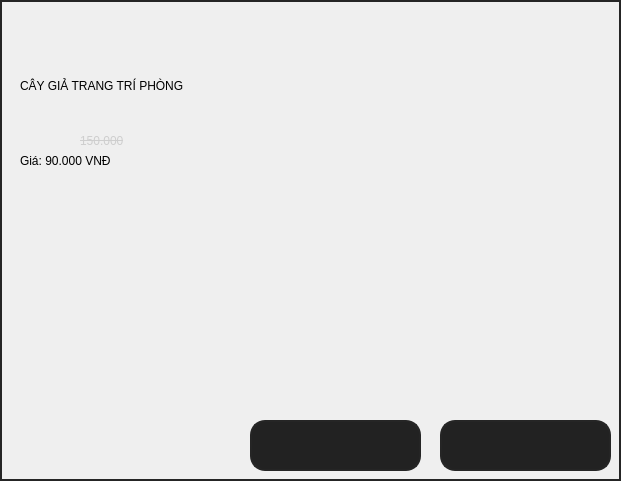
           <widget class="QWidget" name="widget_40" native="true">
            <property name="geometry">
             <rect>
              <x>570</x>
              <y>0</y>
              <width>621</width>
              <height>481</height>
             </rect>
            </property>
            <property name="styleSheet">
             <string notr="true">border: 2px solid rgb(37, 37, 37);
color: black;
font: 75 16pt &quot;MS Shell Dlg 2&quot;;</string>
            </property>
            <widget class="QLabel" name="label_34">
             <property name="geometry">
              <rect>
               <x>20</x>
               <y>30</y>
               <width>441</width>
               <height>111</height>
              </rect>
             </property>
             <property name="styleSheet">
              <string notr="true">border: 0;
background-color: 0</string>
             </property>
             <property name="text">
              <string>CÂY GIẢ TRANG TRÍ PHÒNG </string>
             </property>
            </widget>
            <widget class="QLabel" name="label_35">
             <property name="geometry">
              <rect>
               <x>20</x>
               <y>150</y>
               <width>441</width>
               <height>21</height>
              </rect>
             </property>
             <property name="styleSheet">
              <string notr="true">border: 0;
background-color: 0</string>
             </property>
             <property name="text">
              <string>Giá: 90.000 VNĐ</string>
             </property>
            </widget>
            <widget class="QLabel" name="label_36">
             <property name="geometry">
              <rect>
               <x>80</x>
               <y>130</y>
               <width>161</width>
               <height>21</height>
              </rect>
             </property>
             <property name="styleSheet">
              <string notr="true">border: 0;
background-color: 0;
text-decoration: line-through;
font: 75 12pt &quot;MS Shell Dlg 2&quot;;
color: rgb(206, 206, 206);</string>
             </property>
             <property name="text">
              <string>150.000</string>
             </property>
            </widget>
            <widget class="QPushButton" name="bt_adddecal">
             <property name="geometry">
              <rect>
               <x>250</x>
               <y>420</y>
               <width>171</width>
               <height>51</height>
              </rect>
             </property>
             <property name="styleSheet">
              <string notr="true">background-color: rgb(34, 34, 34);
border-radius: 15px</string>
             </property>
             <property name="text">
              <string/>
             </property>
             <property name="icon">
              <iconset>
               <normaloff>But_img/add.png</normaloff>But_img/add.png</iconset>
             </property>
             <property name="iconSize">
              <size>
               <width>400</width>
               <height>400</height>
              </size>
             </property>
            </widget>
            <widget class="QPushButton" name="bt_buydecal">
             <property name="geometry">
              <rect>
               <x>440</x>
               <y>420</y>
               <width>171</width>
               <height>51</height>
              </rect>
             </property>
             <property name="styleSheet">
              <string notr="true">background-color: rgb(34, 34, 34);
border-radius: 15px</string>
             </property>
             <property name="text">
              <string/>
             </property>
             <property name="icon">
              <iconset>
               <normaloff>But_img/buy.png</normaloff>But_img/buy.png</iconset>
             </property>
             <property name="iconSize">
              <size>
               <width>400</width>
               <height>400</height>
              </size>
             </property>
            </widget>
           </widget>
